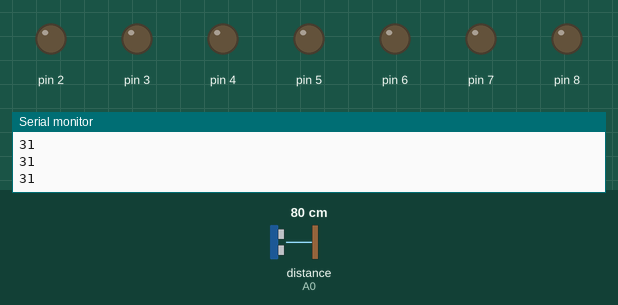
The sketch below on a simulated Arduino Uno, built with avr-gcc and run on an emulated ATmega328P. On the bench: output pins drawn as LEDs (lit = HIGH), the last lines printed to the serial monitor. Inputs (shaded band) come from the test bench; at power-on: distance to the obstacle (sensor on A0) 80 cm.

Above: at 1.2 s.
1.3 s: distance to the obstacle (sensor on A0) set to 9 cm
At 1.9 s:
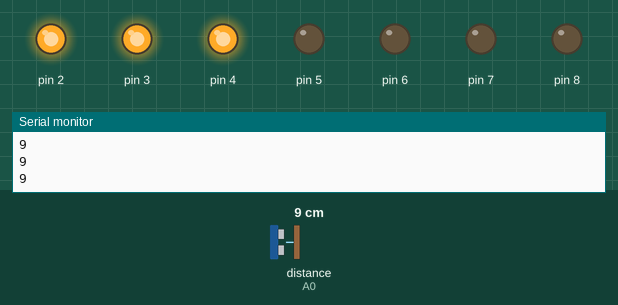
2.8 s: distance to the obstacle (sensor on A0) set to 2 cm
At 3.5 s:
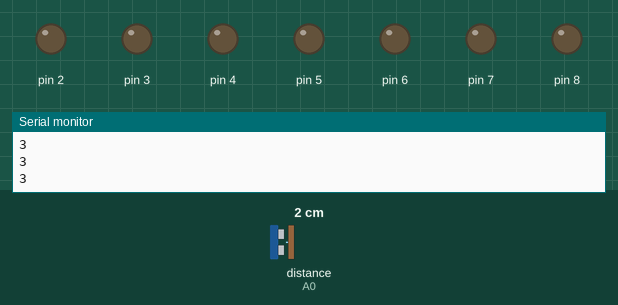
4.3 s: distance to the obstacle (sensor on A0) set to 12 cm
At 5.1 s:
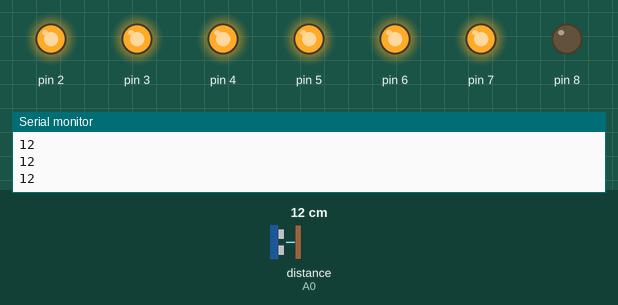
5.8 s: distance to the obstacle (sensor on A0) set to 4 cm
At 6.8 s:
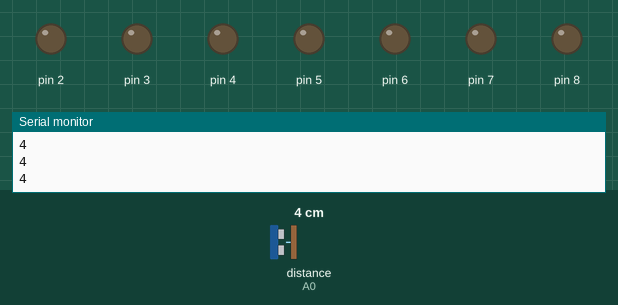
Timing chart, 0 to 8.3 s (numbered marks = the images above; inputs shaded):
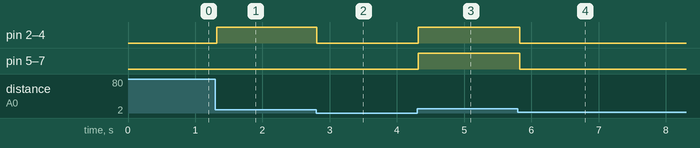

Measured:
- after the input at 1.3 s, pin 2–4: LOW → HIGH at once
- after the input at 2.8 s, pin 2–4: HIGH → LOW at once
- after the input at 4.3 s, pin 2–7: LOW → HIGH at once
- after the input at 5.8 s, pin 2–7: HIGH → LOW at once

The sketch:

CalcularDistanciaConSensorSHARP_Pag44_.ino
```cpp
#include <SharpIR.h>

/* TRANSCRITO  POR GUSTAVO JARRO CALLIZAYA*/
/*DEL*/
/*TEXTO: ROBOTICA CON ARDUINO 3º (SECUNDARIA COMUNITARIA PRODUCTIVA
  ) "TECHHOME"*/
/* PRACTICA:CALCULAR DIATANCIA CON SENSOR SHARP*
  PAGINA 44 DEL TEXTO*   */

#define ir A0
#define model 1080
boolean done = false;
/*#define model 20150*/
SharpIR sharp(SharpIR::GP2Y0A41SK0F, A0);

void setup() {
  // put your setup code here, to run once:
  Serial.begin(9600);
  pinMode(ir, INPUT);
  for (int led = 2; led < 9; led++) {
    pinMode(led, OUTPUT);
  }

}

void loop() {
  // put your main code here, to run repeatedly:
  int  dis = sharp.getDistance();
  Serial.println(dis);
  if (dis == 7) {
    digitalWrite(2, HIGH);
    digitalWrite(3, LOW);
    digitalWrite(4, LOW);
    digitalWrite(5, LOW);
    digitalWrite(6, LOW);
    digitalWrite(7, LOW);
    digitalWrite(8, LOW);
  }
  else if (dis == 8) {
    digitalWrite(2, HIGH);
    digitalWrite(3, HIGH);
    digitalWrite(4, LOW);
    digitalWrite(5, LOW);
    digitalWrite(6, LOW);
    digitalWrite(7, LOW);
    digitalWrite(8, LOW);
  }
  else if (dis == 9) {
    digitalWrite(2, HIGH);
    digitalWrite(3, HIGH);
    digitalWrite(4, HIGH);
    digitalWrite(5, LOW);
    digitalWrite(6, LOW);
    digitalWrite(7, LOW);
    digitalWrite(8, LOW);
  }
  else if (dis == 10) {
    digitalWrite(2, HIGH);
    digitalWrite(3, HIGH);
    digitalWrite(4, HIGH);
    digitalWrite(5, HIGH);
    digitalWrite(6, LOW);
    digitalWrite(7, LOW);
    digitalWrite(8, LOW);
  }
  else if (dis == 11) {
    digitalWrite(2, HIGH);
    digitalWrite(3, HIGH);
    digitalWrite(4, HIGH);
    digitalWrite(5, HIGH);
    digitalWrite(6, HIGH);
    digitalWrite(7, LOW);
    digitalWrite(8, LOW);
  }
  else if (dis == 12) {
    digitalWrite(2, HIGH);
    digitalWrite(3, HIGH);
    digitalWrite(4, HIGH);
    digitalWrite(5, HIGH);
    digitalWrite(6, HIGH);
    digitalWrite(7, HIGH);
    digitalWrite(8, LOW);
  }
  else if (dis == 13) {
    digitalWrite(2, HIGH);
    digitalWrite(3, HIGH);
    digitalWrite(4, HIGH);
    digitalWrite(5, HIGH);
    digitalWrite(6, HIGH);
    digitalWrite(7, HIGH);
    digitalWrite(8, HIGH);
  }
  else {
    digitalWrite(2, LOW);
    digitalWrite(3, LOW);
    digitalWrite(4, LOW);
    digitalWrite(5, LOW);
    digitalWrite(6, LOW);
    digitalWrite(7, LOW);
    digitalWrite(8, LOW);
  }
  delay(10);
}
```
